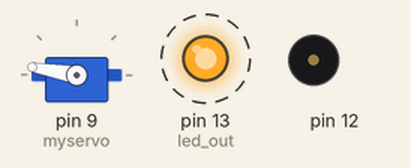
Simulated run of this sketch. Board: Arduino Uno, built with avr-gcc and run on an emulated ATmega328P. Shown: servo, output pins drawn as LEDs (lit = HIGH), buzzer (waves = sounding). Dashed ring = blinking.

Above: at 5.1 s.
At 7.16 s:
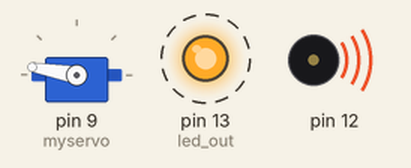
Timing chart, 0 to 10.1 s (numbered marks = the images above):
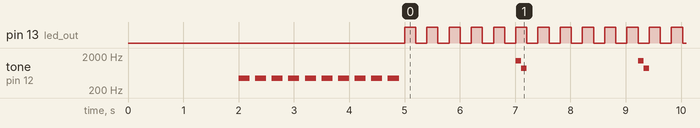

The sketch:

UkiUkiSBP2014_v0b.ino
```cpp
//This program is Test for Devide for Ballon burster on UkiUkiSBP2014
//The version is 0.1b
// by Mujirushi Seisakusyo IRIE Ltd. (2014July10)

static const int BurstTime_min = 10;   //5min
long BurstTmie_ms;  // = 300000;  burstTime_min x 60 x 1000 ms

//Controlling a servo position using a potentiometer (variable resistor)
// by Michal Rinott <http://people.interaction-ivrea.it/m.rinott>

#include <Servo.h>
Servo myservo;  // create servo object to control a servo


#define _ON 1
#define _OFF 0

unsigned long StartTime;

int potpin0 = 0;  // analog pin0 used for Cutter Position of pauseing to connect the potentiometer
int potpin1 = 1;  // analog pin1 used for Cutter Position of cutting to connect the potentiometer
int potpin2 = 2;  // analog pin2 used for timer to connect the potentiometer
int val0=170, val1=20,val2=1020;    // variable to read the value from the analog pin

int led_out = 13; // LED connected to digital pin 13
int mode_sw = 4; // mode SW connected to digital pin 4

unsigned long prev_time = 0;
unsigned long chg_time = 200;

#include "pitches.h"

// notes in the melody:
int melody[] = {
  NOTE_C4, NOTE_G3,NOTE_G3, NOTE_A3, NOTE_G3,0, NOTE_B3, NOTE_C4};

// note durations: 4 = quarter note, 8 = eighth note, etc.:
int noteDurations[] = {
  4, 8, 8, 4,4,4,4,4 };

void sounds(){
 for (int thisNote = 0; thisNote < 8; thisNote++) {

    // to calculate the note duration, take one second
    // divided by the note type.
    //e.g. quarter note = 1000 / 4, eighth note = 1000/8, etc.
    int noteDuration = 1000/noteDurations[thisNote];
    tone(12, melody[thisNote],noteDuration);

    // to distinguish the notes, set a minimum time between them.
    // the note's duration + 30% seems to work well:
    int pauseBetweenNotes = noteDuration * 1.30;
    delay(pauseBetweenNotes);
    // stop the tone playing:
    noTone(12);
  }

}


void Balloon_Burster(int times)
{
  int i;
   myservo.attach(9);  // attaches the servo on pin 9 to the servo object

  sounds();

//  tone(12,440,300);
  for(i=0;i<times;i++)
  {
    myservo.write(val1);
    delay(val2);
    myservo.write(val0);
    delay(val2);
  }
   myservo.detach();
}

void LEDchika(void)
{
  static int i;
  int ftone;

   if(millis() - prev_time > chg_time){
      prev_time = millis();
      if(digitalRead(led_out) == LOW)
        digitalWrite(led_out,HIGH);
      else
        digitalWrite(led_out,LOW);
        i++;
        if(i>10){i=0;
       ftone = (int)((BurstTmie_ms-(millis() - StartTime))/1000 );
         tone(12,880+ftone,100);delay(100); tone(12,880,100);}
    }
}

void Startsound(void)
{
  int i;

 for(i=0;i<BurstTime_min;i++)
 {
 tone(12,440,200);
 delay(300);
 }

}


void setup()
{
  pinMode(led_out,OUTPUT);
  pinMode(mode_sw,INPUT);

  myservo.attach(9);  // attaches the servo on pin 9 to the servo object
  myservo.write(val0);
  delay(2000);
  myservo.detach();
  BurstTmie_ms= (long)BurstTime_min * 60 *1000;

 //if(digitalRead(mode_sw) == _ON) //モードスイッチがオンならば、
 //    Balloon_Burster(5);  //最初の５回は試し動作を行う。

 StartTime = millis();
 Startsound();


}

void loop()
{
  while(1)
  {
    LEDchika();  // LED chika chika
   if( millis() - StartTime > BurstTmie_ms)  break; // Time up for Bursting !
  }

  Balloon_Burster(50);  // 50回動作させる
  sounds();
  while(1);
}
```

Measured:
- by itself, pin 13 (led_out): alternates HIGH for 0.20 s and LOW for 0.20 s
- by itself, tone on pin 12: plays 440 Hz for 0.20 s, 440 Hz for 0.20 s, 440 Hz for 0.20 s, 440 Hz for 0.20 s, 440 Hz for 0.20 s, 440 Hz for 0.20 s … (122 notes in this stretch)
